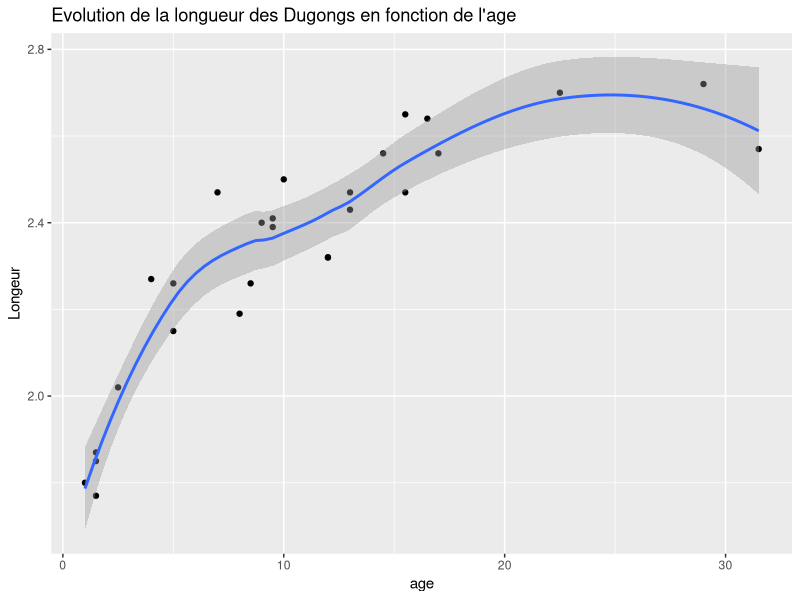
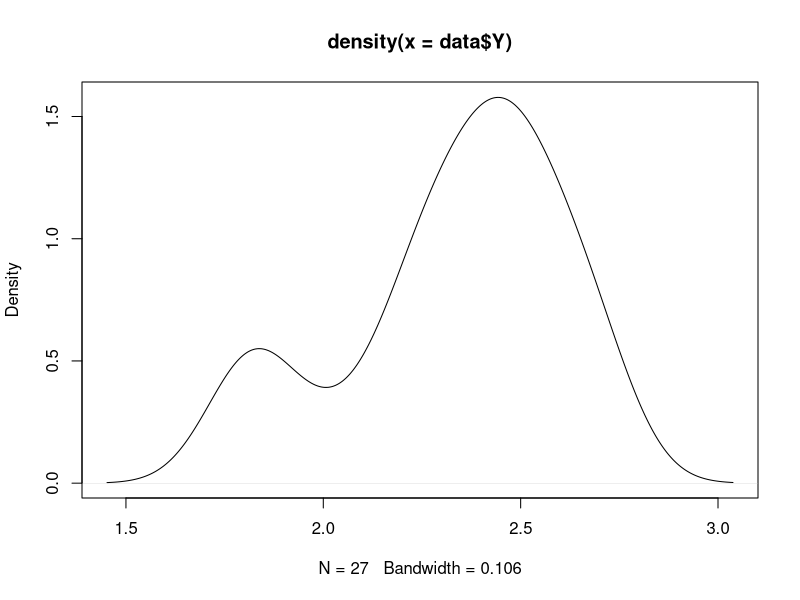

R code for these plots, in order:
## ---- chunk 1
knitr::opts_chunk$set(echo = TRUE)
library(ggplot2)
## ---- chunk 2
X <- c(1, 1.5, 1.5, 1.5, 2.5, 4, 5, 5, 7, 8, 8.5, 9, 9.5, 9.5, 10, 
12, 12, 13, 13, 14.5, 15.5, 15.5, 16.5, 17, 22.5, 29, 31.5)

Y <- c(1.8, 1.85, 1.87, 1.77, 2.02, 2.27, 2.15, 2.26, 2.47, 2.19, 
2.26, 2.4, 2.39, 2.41, 2.5, 2.32, 2.32, 2.43, 2.47, 2.56, 2.65, 
2.47, 2.64, 2.56, 2.7, 2.72, 2.57)

data <- data.frame(X,Y)

ggplot(data,mapping = aes(X,Y))+
  geom_point()+
  geom_smooth()+
  ggtitle("Evolution de la longueur des Dugongs en fonction de l'age") +
  xlab("age") + ylab("Longeur")

## ---- chunk 3
y <- density(data$Y)
plot(y)
## ---- chunk 4


dugong <- function(age, length, nchain = 10^4, prop_sd = c(1,1,1,1)){

  init <- c(0, 1, 1, 0.5)  #alpha, beta, tau (standard deviation donc on commence à 1) et gamma (entre 0 et 1 donc on prend 0.5)   
  chain <- matrix(NA, nchain + 1, 4)
  chain[1,] <- init
  acc_rates <- rep(0, 4)
  
  
  
  for (iter in 1:nchain){
    current <- chain[iter,]
    
    ## Mise a jour de alpha, beta, tau (ils suivent la même loi a priori )
    
    for (j in 1:3){

      
      prop <- current
      prop[j] <- rnorm(1, current[j], prop_sd[j])
      
      top <-   ###### math à faire
      bottom <-   ###### math à faire
      acc_prob <- exp(top - bottom)
    
      if (runif(1) < acc_prob){
        current <- prop
        acc_rates[j] <- acc_rates[j] + 1
      }
    }
    
    ## Mise à jour de gamma qui suit une loi a priori uniforme 
    
    prop <- current
    prop[4] <- rnorm(1, current[], prop_sd[4])
    
    top <-   ###### math à faire
    bottom <-   ###### math à faire
    acc_prob <- exp(top - bottom)
  
    if (runif(1) < acc_prob){
      current <- prop
      acc_rates[4] <- acc_rates[4] + 1
    }
    
    
    
    
    
    
    ## Sauvegardons le nouvel etat
    chain[iter+1,] <- current
  }
  
  return(list(chain = chain, acc_rates = acc_rates / nchain))
}








